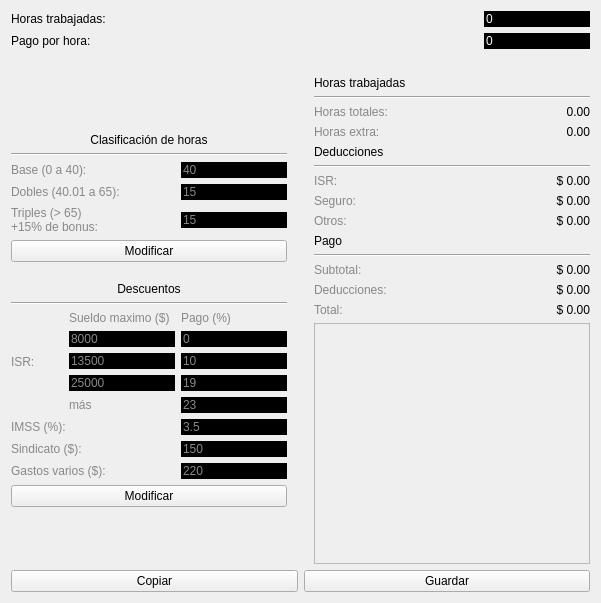
<?xml version="1.0" encoding="UTF-8"?>
<ui version="4.0">
 <class>Widget</class>
 <widget class="QWidget" name="Widget">
  <property name="geometry">
   <rect>
    <x>0</x>
    <y>0</y>
    <width>601</width>
    <height>603</height>
   </rect>
  </property>
  <property name="windowTitle">
   <string>Nomina</string>
  </property>
  <layout class="QVBoxLayout" name="verticalLayout_11">
   <item>
    <layout class="QHBoxLayout" name="horizontalLayout_1">
     <item>
      <widget class="QLabel" name="label">
       <property name="sizePolicy">
        <sizepolicy hsizetype="Expanding" vsizetype="Fixed">
         <horstretch>0</horstretch>
         <verstretch>0</verstretch>
        </sizepolicy>
       </property>
       <property name="text">
        <string>Horas trabajadas:</string>
       </property>
      </widget>
     </item>
     <item>
      <widget class="QLineEdit" name="hours">
       <property name="sizePolicy">
        <sizepolicy hsizetype="Maximum" vsizetype="Fixed">
         <horstretch>0</horstretch>
         <verstretch>0</verstretch>
        </sizepolicy>
       </property>
       <property name="styleSheet">
        <string notr="true">color:white; background:black</string>
       </property>
       <property name="text">
        <string>0</string>
       </property>
       <property name="frame">
        <bool>false</bool>
       </property>
      </widget>
     </item>
    </layout>
   </item>
   <item>
    <layout class="QHBoxLayout" name="horizontalLayout_15">
     <property name="sizeConstraint">
      <enum>QLayout::SizeConstraint::SetFixedSize</enum>
     </property>
     <item>
      <widget class="QLabel" name="label_16">
       <property name="sizePolicy">
        <sizepolicy hsizetype="Expanding" vsizetype="Fixed">
         <horstretch>0</horstretch>
         <verstretch>0</verstretch>
        </sizepolicy>
       </property>
       <property name="text">
        <string>Pago por hora:</string>
       </property>
      </widget>
     </item>
     <item>
      <widget class="QLineEdit" name="payment">
       <property name="sizePolicy">
        <sizepolicy hsizetype="Maximum" vsizetype="Fixed">
         <horstretch>0</horstretch>
         <verstretch>0</verstretch>
        </sizepolicy>
       </property>
       <property name="styleSheet">
        <string notr="true">color:white; background:black</string>
       </property>
       <property name="text">
        <string>0</string>
       </property>
       <property name="frame">
        <bool>false</bool>
       </property>
      </widget>
     </item>
    </layout>
   </item>
   <item>
    <spacer name="verticalSpacer">
     <property name="orientation">
      <enum>Qt::Orientation::Vertical</enum>
     </property>
     <property name="sizeType">
      <enum>QSizePolicy::Policy::Fixed</enum>
     </property>
     <property name="sizeHint" stdset="0">
      <size>
       <width>20</width>
       <height>21</height>
      </size>
     </property>
    </spacer>
   </item>
   <item>
    <layout class="QHBoxLayout" name="horizontalLayout_20">
     <item>
      <layout class="QVBoxLayout" name="verticalLayout_9">
       <item>
        <layout class="QVBoxLayout" name="verticalLayout_3">
         <property name="sizeConstraint">
          <enum>QLayout::SizeConstraint::SetMinimumSize</enum>
         </property>
         <item>
          <layout class="QVBoxLayout" name="verticalLayout">
           <property name="sizeConstraint">
            <enum>QLayout::SizeConstraint::SetMaximumSize</enum>
           </property>
           <item>
            <widget class="QLabel" name="label_11">
             <property name="sizePolicy">
              <sizepolicy hsizetype="Expanding" vsizetype="Maximum">
               <horstretch>0</horstretch>
               <verstretch>0</verstretch>
              </sizepolicy>
             </property>
             <property name="text">
              <string>Clasificación de horas</string>
             </property>
             <property name="alignment">
              <set>Qt::AlignmentFlag::AlignCenter</set>
             </property>
            </widget>
           </item>
           <item>
            <widget class="Line" name="line">
             <property name="styleSheet">
              <string notr="true"/>
             </property>
             <property name="orientation">
              <enum>Qt::Orientation::Horizontal</enum>
             </property>
            </widget>
           </item>
           <item>
            <layout class="QHBoxLayout" name="horizontalLayout_3">
             <item>
              <widget class="QLabel" name="hl1">
               <property name="sizePolicy">
                <sizepolicy hsizetype="Expanding" vsizetype="Maximum">
                 <horstretch>0</horstretch>
                 <verstretch>0</verstretch>
                </sizepolicy>
               </property>
               <property name="styleSheet">
                <string notr="true">color:#888</string>
               </property>
               <property name="text">
                <string>Base (0 a 40):</string>
               </property>
               <property name="scaledContents">
                <bool>false</bool>
               </property>
               <property name="wordWrap">
                <bool>true</bool>
               </property>
              </widget>
             </item>
             <item>
              <widget class="QLineEdit" name="hBase">
               <property name="enabled">
                <bool>false</bool>
               </property>
               <property name="sizePolicy">
                <sizepolicy hsizetype="Minimum" vsizetype="Fixed">
                 <horstretch>0</horstretch>
                 <verstretch>0</verstretch>
                </sizepolicy>
               </property>
               <property name="styleSheet">
                <string notr="true">color:#888;
background:black</string>
               </property>
               <property name="text">
                <string>40</string>
               </property>
               <property name="frame">
                <bool>false</bool>
               </property>
              </widget>
             </item>
            </layout>
           </item>
           <item>
            <layout class="QHBoxLayout" name="horizontalLayout_10">
             <item>
              <widget class="QLabel" name="hl2">
               <property name="sizePolicy">
                <sizepolicy hsizetype="Expanding" vsizetype="Maximum">
                 <horstretch>0</horstretch>
                 <verstretch>0</verstretch>
                </sizepolicy>
               </property>
               <property name="styleSheet">
                <string notr="true">color:#888</string>
               </property>
               <property name="text">
                <string>Dobles (40.01 a 65):</string>
               </property>
               <property name="scaledContents">
                <bool>false</bool>
               </property>
               <property name="wordWrap">
                <bool>true</bool>
               </property>
              </widget>
             </item>
             <item>
              <widget class="QLineEdit" name="hTwo">
               <property name="enabled">
                <bool>false</bool>
               </property>
               <property name="sizePolicy">
                <sizepolicy hsizetype="Minimum" vsizetype="Fixed">
                 <horstretch>0</horstretch>
                 <verstretch>0</verstretch>
                </sizepolicy>
               </property>
               <property name="styleSheet">
                <string notr="true">color:#888;
background:black</string>
               </property>
               <property name="text">
                <string>15</string>
               </property>
               <property name="frame">
                <bool>false</bool>
               </property>
              </widget>
             </item>
            </layout>
           </item>
           <item>
            <layout class="QHBoxLayout" name="horizontalLayout_11">
             <property name="spacing">
              <number>6</number>
             </property>
             <property name="sizeConstraint">
              <enum>QLayout::SizeConstraint::SetMaximumSize</enum>
             </property>
             <item>
              <widget class="QLabel" name="hl3">
               <property name="sizePolicy">
                <sizepolicy hsizetype="Expanding" vsizetype="Maximum">
                 <horstretch>0</horstretch>
                 <verstretch>0</verstretch>
                </sizepolicy>
               </property>
               <property name="styleSheet">
                <string notr="true">color:#888</string>
               </property>
               <property name="text">
                <string>Triples (&gt; 65)
+15% de bonus:</string>
               </property>
               <property name="scaledContents">
                <bool>false</bool>
               </property>
               <property name="wordWrap">
                <bool>true</bool>
               </property>
              </widget>
             </item>
             <item>
              <widget class="QLineEdit" name="hPlus">
               <property name="enabled">
                <bool>false</bool>
               </property>
               <property name="sizePolicy">
                <sizepolicy hsizetype="Minimum" vsizetype="Fixed">
                 <horstretch>0</horstretch>
                 <verstretch>0</verstretch>
                </sizepolicy>
               </property>
               <property name="styleSheet">
                <string notr="true">color:#888;
background:black</string>
               </property>
               <property name="text">
                <string>15</string>
               </property>
               <property name="frame">
                <bool>false</bool>
               </property>
              </widget>
             </item>
            </layout>
           </item>
           <item>
            <widget class="QPushButton" name="hEdit">
             <property name="sizePolicy">
              <sizepolicy hsizetype="Minimum" vsizetype="Maximum">
               <horstretch>0</horstretch>
               <verstretch>0</verstretch>
              </sizepolicy>
             </property>
             <property name="cursor">
              <cursorShape>PointingHandCursor</cursorShape>
             </property>
             <property name="text">
              <string>Modificar</string>
             </property>
            </widget>
           </item>
          </layout>
         </item>
         <item>
          <spacer name="verticalSpacer_2">
           <property name="orientation">
            <enum>Qt::Orientation::Vertical</enum>
           </property>
           <property name="sizeType">
            <enum>QSizePolicy::Policy::Fixed</enum>
           </property>
           <property name="sizeHint" stdset="0">
            <size>
             <width>20</width>
             <height>14</height>
            </size>
           </property>
          </spacer>
         </item>
         <item>
          <widget class="QLabel" name="label_17">
           <property name="sizePolicy">
            <sizepolicy hsizetype="Expanding" vsizetype="Fixed">
             <horstretch>0</horstretch>
             <verstretch>0</verstretch>
            </sizepolicy>
           </property>
           <property name="text">
            <string>Descuentos</string>
           </property>
           <property name="alignment">
            <set>Qt::AlignmentFlag::AlignCenter</set>
           </property>
          </widget>
         </item>
         <item>
          <widget class="Line" name="line_3">
           <property name="styleSheet">
            <string notr="true"/>
           </property>
           <property name="orientation">
            <enum>Qt::Orientation::Horizontal</enum>
           </property>
          </widget>
         </item>
         <item>
          <layout class="QHBoxLayout" name="horizontalLayout_16">
           <item>
            <widget class="QLabel" name="label_18">
             <property name="styleSheet">
              <string notr="true">color:#888</string>
             </property>
             <property name="text">
              <string>ISR:</string>
             </property>
             <property name="scaledContents">
              <bool>false</bool>
             </property>
             <property name="wordWrap">
              <bool>true</bool>
             </property>
            </widget>
           </item>
           <item>
            <layout class="QVBoxLayout" name="verticalLayout_4">
             <item>
              <widget class="QLabel" name="label_21">
               <property name="sizePolicy">
                <sizepolicy hsizetype="Preferred" vsizetype="Fixed">
                 <horstretch>0</horstretch>
                 <verstretch>0</verstretch>
                </sizepolicy>
               </property>
               <property name="styleSheet">
                <string notr="true">color:#888</string>
               </property>
               <property name="text">
                <string>Sueldo maximo ($)</string>
               </property>
               <property name="scaledContents">
                <bool>false</bool>
               </property>
               <property name="wordWrap">
                <bool>true</bool>
               </property>
              </widget>
             </item>
             <item>
              <widget class="QLineEdit" name="isrM1">
               <property name="enabled">
                <bool>false</bool>
               </property>
               <property name="sizePolicy">
                <sizepolicy hsizetype="Minimum" vsizetype="Fixed">
                 <horstretch>0</horstretch>
                 <verstretch>0</verstretch>
                </sizepolicy>
               </property>
               <property name="styleSheet">
                <string notr="true">color:#888;background:black</string>
               </property>
               <property name="text">
                <string>8000</string>
               </property>
               <property name="frame">
                <bool>false</bool>
               </property>
              </widget>
             </item>
             <item>
              <widget class="QLineEdit" name="isrM2">
               <property name="enabled">
                <bool>false</bool>
               </property>
               <property name="sizePolicy">
                <sizepolicy hsizetype="Minimum" vsizetype="Fixed">
                 <horstretch>0</horstretch>
                 <verstretch>0</verstretch>
                </sizepolicy>
               </property>
               <property name="styleSheet">
                <string notr="true">color:#888;background:black</string>
               </property>
               <property name="text">
                <string>13500</string>
               </property>
               <property name="frame">
                <bool>false</bool>
               </property>
              </widget>
             </item>
             <item>
              <widget class="QLineEdit" name="isrM3">
               <property name="enabled">
                <bool>false</bool>
               </property>
               <property name="sizePolicy">
                <sizepolicy hsizetype="Minimum" vsizetype="Fixed">
                 <horstretch>0</horstretch>
                 <verstretch>0</verstretch>
                </sizepolicy>
               </property>
               <property name="styleSheet">
                <string notr="true">color:#888;background:black</string>
               </property>
               <property name="text">
                <string>25000</string>
               </property>
               <property name="frame">
                <bool>false</bool>
               </property>
              </widget>
             </item>
             <item>
              <widget class="QLabel" name="label_22">
               <property name="sizePolicy">
                <sizepolicy hsizetype="Minimum" vsizetype="Preferred">
                 <horstretch>0</horstretch>
                 <verstretch>0</verstretch>
                </sizepolicy>
               </property>
               <property name="styleSheet">
                <string notr="true">color:#888</string>
               </property>
               <property name="text">
                <string>más</string>
               </property>
               <property name="scaledContents">
                <bool>false</bool>
               </property>
               <property name="wordWrap">
                <bool>true</bool>
               </property>
              </widget>
             </item>
            </layout>
           </item>
           <item>
            <layout class="QVBoxLayout" name="verticalLayout_5">
             <item>
              <widget class="QLabel" name="label_23">
               <property name="sizePolicy">
                <sizepolicy hsizetype="Preferred" vsizetype="Fixed">
                 <horstretch>0</horstretch>
                 <verstretch>0</verstretch>
                </sizepolicy>
               </property>
               <property name="styleSheet">
                <string notr="true">color:#888</string>
               </property>
               <property name="text">
                <string>Pago (%)</string>
               </property>
               <property name="scaledContents">
                <bool>false</bool>
               </property>
               <property name="wordWrap">
                <bool>true</bool>
               </property>
              </widget>
             </item>
             <item>
              <widget class="QLineEdit" name="isrP1">
               <property name="enabled">
                <bool>false</bool>
               </property>
               <property name="sizePolicy">
                <sizepolicy hsizetype="Minimum" vsizetype="Fixed">
                 <horstretch>0</horstretch>
                 <verstretch>0</verstretch>
                </sizepolicy>
               </property>
               <property name="styleSheet">
                <string notr="true">color:#888;background:black</string>
               </property>
               <property name="text">
                <string>0</string>
               </property>
               <property name="frame">
                <bool>false</bool>
               </property>
              </widget>
             </item>
             <item>
              <widget class="QLineEdit" name="isrP2">
               <property name="enabled">
                <bool>false</bool>
               </property>
               <property name="sizePolicy">
                <sizepolicy hsizetype="Minimum" vsizetype="Fixed">
                 <horstretch>0</horstretch>
                 <verstretch>0</verstretch>
                </sizepolicy>
               </property>
               <property name="styleSheet">
                <string notr="true">color:#888;background:black</string>
               </property>
               <property name="text">
                <string>10</string>
               </property>
               <property name="frame">
                <bool>false</bool>
               </property>
              </widget>
             </item>
             <item>
              <widget class="QLineEdit" name="isrP3">
               <property name="enabled">
                <bool>false</bool>
               </property>
               <property name="sizePolicy">
                <sizepolicy hsizetype="Minimum" vsizetype="Fixed">
                 <horstretch>0</horstretch>
                 <verstretch>0</verstretch>
                </sizepolicy>
               </property>
               <property name="styleSheet">
                <string notr="true">color:#888;background:black</string>
               </property>
               <property name="text">
                <string>19</string>
               </property>
               <property name="frame">
                <bool>false</bool>
               </property>
              </widget>
             </item>
             <item>
              <widget class="QLineEdit" name="isrP4">
               <property name="enabled">
                <bool>false</bool>
               </property>
               <property name="sizePolicy">
                <sizepolicy hsizetype="Minimum" vsizetype="Fixed">
                 <horstretch>0</horstretch>
                 <verstretch>0</verstretch>
                </sizepolicy>
               </property>
               <property name="styleSheet">
                <string notr="true">color:#888;background:black</string>
               </property>
               <property name="text">
                <string>23</string>
               </property>
               <property name="frame">
                <bool>false</bool>
               </property>
              </widget>
             </item>
            </layout>
           </item>
          </layout>
         </item>
         <item>
          <layout class="QHBoxLayout" name="horizontalLayout_17">
           <item>
            <widget class="QLabel" name="label_19">
             <property name="sizePolicy">
              <sizepolicy hsizetype="Expanding" vsizetype="Maximum">
               <horstretch>0</horstretch>
               <verstretch>0</verstretch>
              </sizepolicy>
             </property>
             <property name="styleSheet">
              <string notr="true">color:#888</string>
             </property>
             <property name="text">
              <string>IMSS (%):</string>
             </property>
             <property name="scaledContents">
              <bool>false</bool>
             </property>
             <property name="wordWrap">
              <bool>true</bool>
             </property>
            </widget>
           </item>
           <item>
            <widget class="QLineEdit" name="imss">
             <property name="enabled">
              <bool>false</bool>
             </property>
             <property name="sizePolicy">
              <sizepolicy hsizetype="Minimum" vsizetype="Fixed">
               <horstretch>0</horstretch>
               <verstretch>0</verstretch>
              </sizepolicy>
             </property>
             <property name="styleSheet">
              <string notr="true">color:#888;background:black</string>
             </property>
             <property name="text">
              <string>3.5</string>
             </property>
             <property name="frame">
              <bool>false</bool>
             </property>
            </widget>
           </item>
          </layout>
         </item>
         <item>
          <layout class="QHBoxLayout" name="horizontalLayout_18">
           <item>
            <widget class="QLabel" name="label_20">
             <property name="sizePolicy">
              <sizepolicy hsizetype="Expanding" vsizetype="Maximum">
               <horstretch>0</horstretch>
               <verstretch>0</verstretch>
              </sizepolicy>
             </property>
             <property name="styleSheet">
              <string notr="true">color:#888</string>
             </property>
             <property name="text">
              <string>Sindicato ($):</string>
             </property>
             <property name="scaledContents">
              <bool>false</bool>
             </property>
             <property name="wordWrap">
              <bool>true</bool>
             </property>
            </widget>
           </item>
           <item>
            <widget class="QLineEdit" name="uDeductions">
             <property name="enabled">
              <bool>false</bool>
             </property>
             <property name="sizePolicy">
              <sizepolicy hsizetype="Minimum" vsizetype="Fixed">
               <horstretch>0</horstretch>
               <verstretch>0</verstretch>
              </sizepolicy>
             </property>
             <property name="styleSheet">
              <string notr="true">color:#888;background:black</string>
             </property>
             <property name="text">
              <string>150</string>
             </property>
             <property name="frame">
              <bool>false</bool>
             </property>
            </widget>
           </item>
          </layout>
         </item>
         <item>
          <layout class="QHBoxLayout" name="horizontalLayout_19">
           <item>
            <widget class="QLabel" name="label_25">
             <property name="sizePolicy">
              <sizepolicy hsizetype="Expanding" vsizetype="Maximum">
               <horstretch>0</horstretch>
               <verstretch>0</verstretch>
              </sizepolicy>
             </property>
             <property name="styleSheet">
              <string notr="true">color:#888</string>
             </property>
             <property name="text">
              <string>Gastos varios ($):</string>
             </property>
             <property name="scaledContents">
              <bool>false</bool>
             </property>
             <property name="wordWrap">
              <bool>true</bool>
             </property>
            </widget>
           </item>
           <item>
            <widget class="QLineEdit" name="mDeductions">
             <property name="enabled">
              <bool>false</bool>
             </property>
             <property name="sizePolicy">
              <sizepolicy hsizetype="Minimum" vsizetype="Fixed">
               <horstretch>0</horstretch>
               <verstretch>0</verstretch>
              </sizepolicy>
             </property>
             <property name="styleSheet">
              <string notr="true">color:#888;background:black</string>
             </property>
             <property name="text">
              <string>220</string>
             </property>
             <property name="frame">
              <bool>false</bool>
             </property>
            </widget>
           </item>
          </layout>
         </item>
         <item>
          <widget class="QPushButton" name="dEdit">
           <property name="sizePolicy">
            <sizepolicy hsizetype="Minimum" vsizetype="Maximum">
             <horstretch>0</horstretch>
             <verstretch>0</verstretch>
            </sizepolicy>
           </property>
           <property name="cursor">
            <cursorShape>PointingHandCursor</cursorShape>
           </property>
           <property name="text">
            <string>Modificar</string>
           </property>
          </widget>
         </item>
        </layout>
       </item>
      </layout>
     </item>
     <item>
      <spacer name="horizontalSpacer">
       <property name="orientation">
        <enum>Qt::Orientation::Horizontal</enum>
       </property>
       <property name="sizeType">
        <enum>QSizePolicy::Policy::Fixed</enum>
       </property>
       <property name="sizeHint" stdset="0">
        <size>
         <width>21</width>
         <height>20</height>
        </size>
       </property>
      </spacer>
     </item>
     <item>
      <layout class="QVBoxLayout" name="verticalLayout_10">
       <item>
        <layout class="QVBoxLayout" name="verticalLayout_7">
         <item>
          <layout class="QVBoxLayout" name="verticalLayout_2">
           <item>
            <widget class="QLabel" name="label_26">
             <property name="sizePolicy">
              <sizepolicy hsizetype="Expanding" vsizetype="Preferred">
               <horstretch>0</horstretch>
               <verstretch>0</verstretch>
              </sizepolicy>
             </property>
             <property name="text">
              <string>Horas trabajadas</string>
             </property>
            </widget>
           </item>
           <item>
            <widget class="Line" name="line_4">
             <property name="orientation">
              <enum>Qt::Orientation::Horizontal</enum>
             </property>
            </widget>
           </item>
           <item>
            <layout class="QHBoxLayout" name="horizontalLayout_21">
             <item>
              <widget class="QLabel" name="label_27">
               <property name="styleSheet">
                <string notr="true">color:#888</string>
               </property>
               <property name="text">
                <string>Horas totales:</string>
               </property>
              </widget>
             </item>
             <item>
              <widget class="QLabel" name="hTotal">
               <property name="styleSheet">
                <string notr="true">font: 10pt &quot;JetBrainsMono Nerd Font&quot;;</string>
               </property>
               <property name="text">
                <string>0.00</string>
               </property>
               <property name="alignment">
                <set>Qt::AlignmentFlag::AlignRight|Qt::AlignmentFlag::AlignTrailing|Qt::AlignmentFlag::AlignVCenter</set>
               </property>
              </widget>
             </item>
            </layout>
           </item>
           <item>
            <layout class="QHBoxLayout" name="horizontalLayout_22">
             <item>
              <widget class="QLabel" name="label_28">
               <property name="styleSheet">
                <string notr="true">color:#888</string>
               </property>
               <property name="text">
                <string>Horas extra:</string>
               </property>
              </widget>
             </item>
             <item>
              <widget class="QLabel" name="hExtra">
               <property name="styleSheet">
                <string notr="true">font: 10pt &quot;JetBrainsMono Nerd Font&quot;;</string>
               </property>
               <property name="text">
                <string>0.00</string>
               </property>
               <property name="alignment">
                <set>Qt::AlignmentFlag::AlignRight|Qt::AlignmentFlag::AlignTrailing|Qt::AlignmentFlag::AlignVCenter</set>
               </property>
              </widget>
             </item>
            </layout>
           </item>
          </layout>
         </item>
         <item>
          <layout class="QVBoxLayout" name="verticalLayout_6">
           <item>
            <widget class="QLabel" name="label_29">
             <property name="text">
              <string>Deducciones</string>
             </property>
            </widget>
           </item>
           <item>
            <widget class="Line" name="line_5">
             <property name="orientation">
              <enum>Qt::Orientation::Horizontal</enum>
             </property>
            </widget>
           </item>
           <item>
            <layout class="QHBoxLayout" name="horizontalLayout_23">
             <item>
              <widget class="QLabel" name="label_30">
               <property name="styleSheet">
                <string notr="true">color:#888</string>
               </property>
               <property name="text">
                <string>ISR:</string>
               </property>
              </widget>
             </item>
             <item>
              <widget class="QLabel" name="dISR">
               <property name="styleSheet">
                <string notr="true">font: 10pt &quot;JetBrainsMono Nerd Font&quot;;</string>
               </property>
               <property name="text">
                <string>$ 0.00</string>
               </property>
               <property name="alignment">
                <set>Qt::AlignmentFlag::AlignRight|Qt::AlignmentFlag::AlignTrailing|Qt::AlignmentFlag::AlignVCenter</set>
               </property>
              </widget>
             </item>
            </layout>
           </item>
           <item>
            <layout class="QHBoxLayout" name="horizontalLayout_24">
             <item>
              <widget class="QLabel" name="label_31">
               <property name="styleSheet">
                <string notr="true">color:#888</string>
               </property>
               <property name="text">
                <string>Seguro:</string>
               </property>
              </widget>
             </item>
             <item>
              <widget class="QLabel" name="dIMSS">
               <property name="styleSheet">
                <string notr="true">font: 10pt &quot;JetBrainsMono Nerd Font&quot;;</string>
               </property>
               <property name="text">
                <string>$ 0.00</string>
               </property>
               <property name="alignment">
                <set>Qt::AlignmentFlag::AlignRight|Qt::AlignmentFlag::AlignTrailing|Qt::AlignmentFlag::AlignVCenter</set>
               </property>
              </widget>
             </item>
            </layout>
           </item>
           <item>
            <layout class="QHBoxLayout" name="horizontalLayout_26">
             <item>
              <widget class="QLabel" name="label_33">
               <property name="styleSheet">
                <string notr="true">color:#888</string>
               </property>
               <property name="text">
                <string>Otros:</string>
               </property>
              </widget>
             </item>
             <item>
              <widget class="QLabel" name="dMore">
               <property name="styleSheet">
                <string notr="true">font: 10pt &quot;JetBrainsMono Nerd Font&quot;;</string>
               </property>
               <property name="text">
                <string>$ 0.00</string>
               </property>
               <property name="alignment">
                <set>Qt::AlignmentFlag::AlignRight|Qt::AlignmentFlag::AlignTrailing|Qt::AlignmentFlag::AlignVCenter</set>
               </property>
              </widget>
             </item>
            </layout>
           </item>
          </layout>
         </item>
         <item>
          <layout class="QVBoxLayout" name="verticalLayout_8">
           <item>
            <widget class="QLabel" name="label_34">
             <property name="text">
              <string>Pago</string>
             </property>
            </widget>
           </item>
           <item>
            <widget class="Line" name="line_6">
             <property name="orientation">
              <enum>Qt::Orientation::Horizontal</enum>
             </property>
            </widget>
           </item>
           <item>
            <layout class="QHBoxLayout" name="horizontalLayout_27">
             <item>
              <widget class="QLabel" name="label_35">
               <property name="styleSheet">
                <string notr="true">color:#888</string>
               </property>
               <property name="text">
                <string>Subtotal:</string>
               </property>
              </widget>
             </item>
             <item>
              <widget class="QLabel" name="sTotal">
               <property name="styleSheet">
                <string notr="true">font: 10pt &quot;JetBrainsMono Nerd Font&quot;;</string>
               </property>
               <property name="text">
                <string>$ 0.00</string>
               </property>
               <property name="alignment">
                <set>Qt::AlignmentFlag::AlignRight|Qt::AlignmentFlag::AlignTrailing|Qt::AlignmentFlag::AlignVCenter</set>
               </property>
              </widget>
             </item>
            </layout>
           </item>
           <item>
            <layout class="QHBoxLayout" name="horizontalLayout_28">
             <item>
              <widget class="QLabel" name="label_36">
               <property name="styleSheet">
                <string notr="true">color:#888</string>
               </property>
               <property name="text">
                <string>Deducciones:</string>
               </property>
              </widget>
             </item>
             <item>
              <widget class="QLabel" name="aDeductions">
               <property name="styleSheet">
                <string notr="true">font: 10pt &quot;JetBrainsMono Nerd Font&quot;;</string>
               </property>
               <property name="text">
                <string>$ 0.00</string>
               </property>
               <property name="alignment">
                <set>Qt::AlignmentFlag::AlignRight|Qt::AlignmentFlag::AlignTrailing|Qt::AlignmentFlag::AlignVCenter</set>
               </property>
              </widget>
             </item>
            </layout>
           </item>
           <item>
            <layout class="QHBoxLayout" name="horizontalLayout_29">
             <item>
              <widget class="QLabel" name="label_37">
               <property name="styleSheet">
                <string notr="true">color:#888</string>
               </property>
               <property name="text">
                <string>Total:</string>
               </property>
              </widget>
             </item>
             <item>
              <widget class="QLabel" name="final_2">
               <property name="styleSheet">
                <string notr="true">font: 10pt &quot;JetBrainsMono Nerd Font&quot;;</string>
               </property>
               <property name="text">
                <string>$ 0.00</string>
               </property>
               <property name="alignment">
                <set>Qt::AlignmentFlag::AlignRight|Qt::AlignmentFlag::AlignTrailing|Qt::AlignmentFlag::AlignVCenter</set>
               </property>
              </widget>
             </item>
            </layout>
           </item>
          </layout>
         </item>
         <item>
          <widget class="QFrame" name="frame">
           <property name="sizePolicy">
            <sizepolicy hsizetype="Preferred" vsizetype="Expanding">
             <horstretch>0</horstretch>
             <verstretch>0</verstretch>
            </sizepolicy>
           </property>
           <property name="frameShape">
            <enum>QFrame::Shape::StyledPanel</enum>
           </property>
           <property name="frameShadow">
            <enum>QFrame::Shadow::Raised</enum>
           </property>
          </widget>
         </item>
        </layout>
       </item>
      </layout>
     </item>
    </layout>
   </item>
   <item>
    <layout class="QHBoxLayout" name="horizontalLayout">
     <item>
      <widget class="QPushButton" name="pushButton_2">
       <property name="cursor">
        <cursorShape>PointingHandCursor</cursorShape>
       </property>
       <property name="text">
        <string>Copiar</string>
       </property>
      </widget>
     </item>
     <item>
      <widget class="QPushButton" name="pushButton_4">
       <property name="cursor">
        <cursorShape>PointingHandCursor</cursorShape>
       </property>
       <property name="text">
        <string>Guardar</string>
       </property>
      </widget>
     </item>
    </layout>
   </item>
  </layout>
 </widget>
 <resources/>
 <connections/>
</ui>
